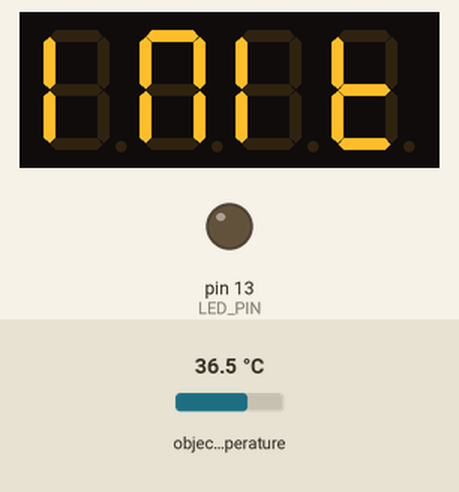
Simulated run of this sketch. Board: Arduino Pro Mini, built with avr-gcc and run on an emulated ATmega328P. Parts: 4-digit seven-segment display, output pins drawn as LEDs (lit = HIGH). The test bench sets the inputs (shaded band); at power-on: object temperature 36.5 °C. What the sketch prints to the serial monitor is not drawn.

Above: at 1.1 s.
At 3.2 s:
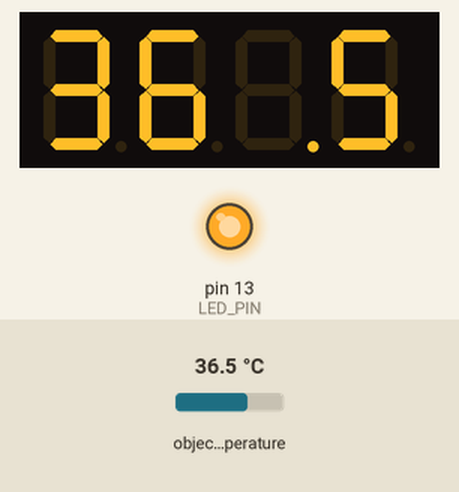
3.3 s: object temperature set to 20 °C
At 4.6 s:
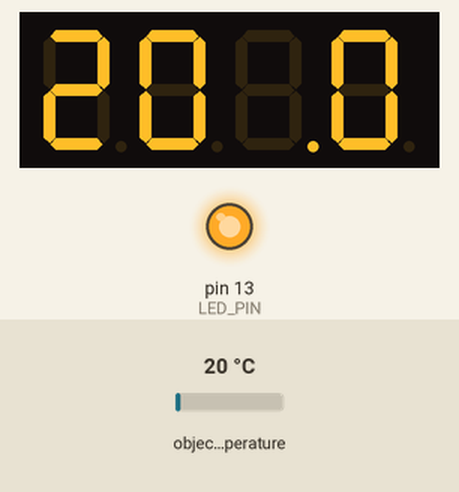
4.9 s: object temperature set to 26 °C
At 5.9 s:
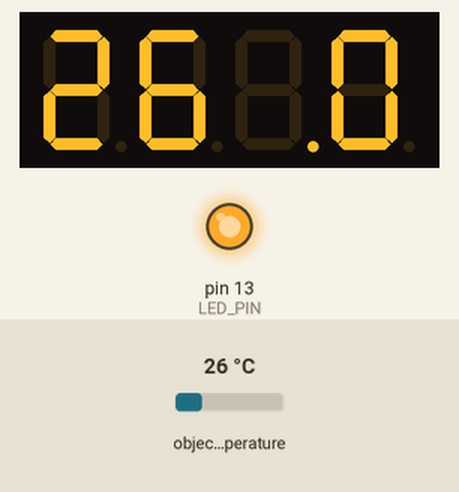
6.6 s: object temperature set to 32 °C
At 7.2 s:
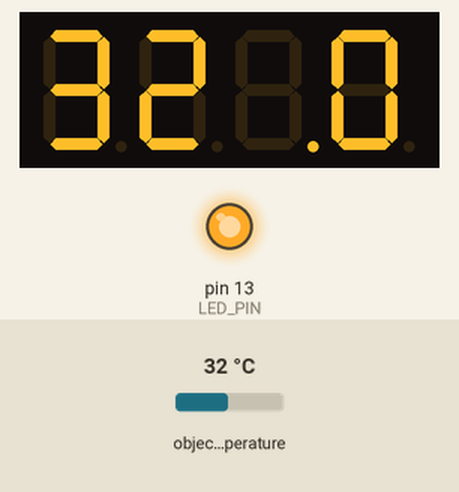
Timing chart, 0 to 9.6 s (numbered marks = the images above; inputs shaded):
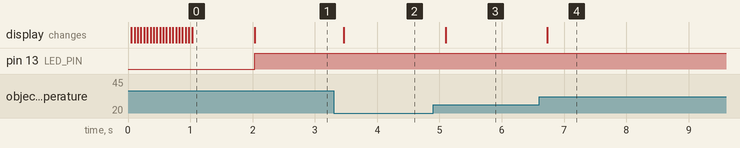

The sketch:

thermal.ino
```cpp
/*
    WebTai System Techonlogy
    Infrared thermometer Version 1.0
    Designed by JMLIN LIN
    Date:2/09/2020
    Ver1.0 Release 2/09/2020
    http://
    github://
    Vesion: V1.0
*/
// MCU Arduino pro mini 3.3V 8MHZ ATmega328p
#include <Wire.h>
#include <SparkFunMLX90614.h>
#include "SevenSegmentTM1637.h"

//MLX90614
//A4 SDA
//A5 SCL
IRTherm therm;
const byte LED_PIN = 13;//工作指示燈

//TM1637
const byte PIN_CLK = 8; //CLK
const byte PIN_DIO = 9; //DIO
SevenSegmentTM1637 display(PIN_CLK, PIN_DIO);

void setup()
{
  //TM1637初始化
  Serial.begin(9600);
  display.begin();
  display.setBacklight(100);
  display.print("INIT");
  delay(1000);

  //MLX090614初始化
  therm.begin();
  therm.setUnit(TEMP_C);
  pinMode(LED_PIN, OUTPUT);
  setLED(LOW);
}

void loop()
{
  setLED(HIGH);
  if (therm.read())
  {
      display.clear();
      display.print(String(therm.object(), 2).substring(0,4));
      Serial.print(String(therm.object(), 2));
  }
  setLED(LOW);
  delay(200);
}

void setLED(bool on)
{
  if (on)
    digitalWrite(LED_PIN, LOW);
  else
    digitalWrite(LED_PIN, HIGH);
}
```

Measured:
- after the input at 3.3 s, the display: changes after 0.17 s (image 2)
- after the input at 4.9 s, the display: changes after 0.20 s (image 3)
- after the input at 6.6 s, the display: changes after 0.13 s (image 4)
- what the display in image 0 shows lasts 1.0 s, from 1.0 s to 2.0 s
